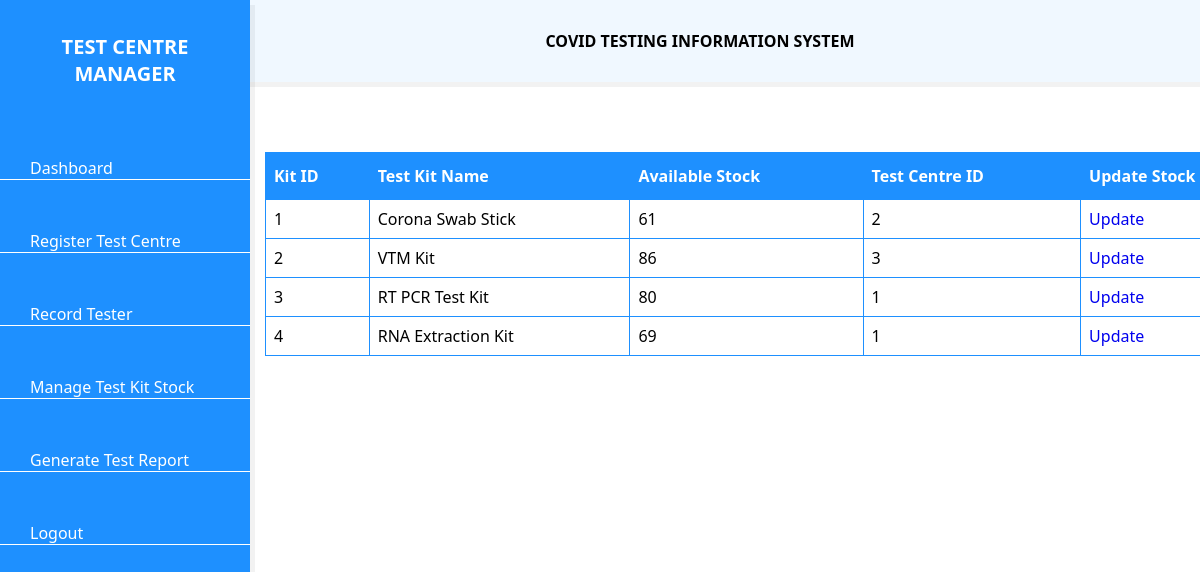
The app's page /TestKitData.php (signed in), older data.
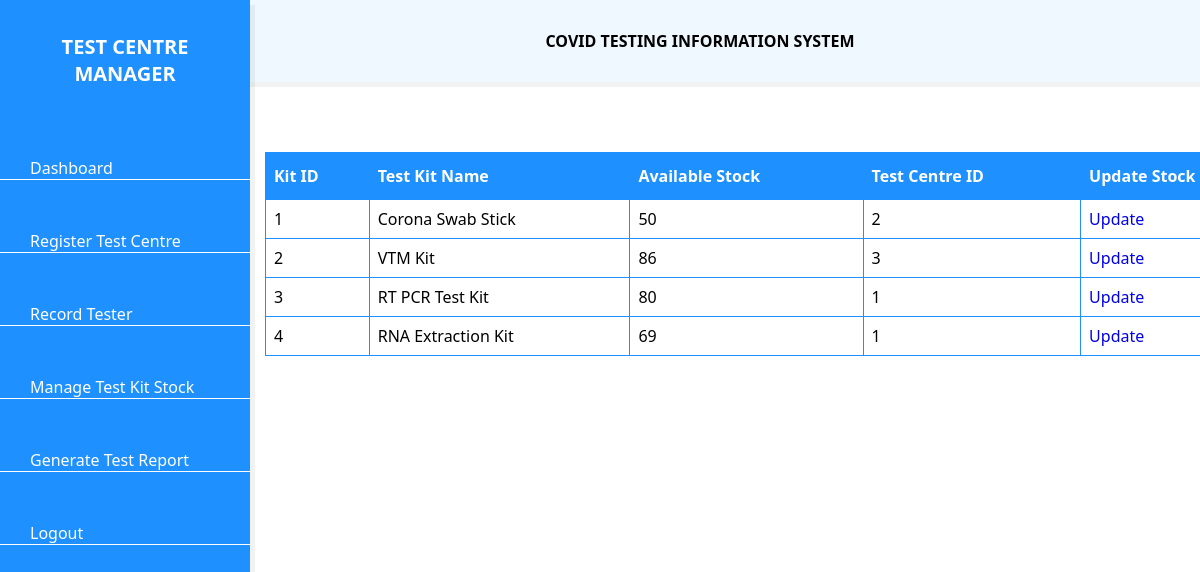
The same page, newer data.
### tables this page shows
CREATE TABLE `testkit` (
  `kitID` int(255) NOT NULL,
  `testName` varchar(255) NOT NULL,
  `availableStock` int(255) NOT NULL,
  `centreID` int(255) NOT NULL
);

### TestKitData.php (the view, shortened to what this page needs)
<?php
if (isset($_SESSION['username'])) {
?>
<!DOCTYPE html>
<html lang="en">
  <head>
    <link rel="stylesheet" href="dashboardcss/style.css" />
	<link rel="stylesheet" href="dataTables.bootstrap4.min.css" />
  </head>
  <body>
    <div class="sidebar">
      <h2>Test Centre Manager</h2>
      <ul class="nav">
        <li>
          <a href="dashboardManager.php">
            <span>Dashboard</span>
          </a>
        </li>
		<li>
          <a href="RegisterTestCentreForm.php">
            <span>Register Test Centre</span>
          </a>
        </li>
        <li>
          <a href="RecordTesterForm.php">
            <span>Record Tester</span>
          </a>
        </li>
        <li>
          <a href="ManageTestKitStockForm.php">
            <span>Manage Test Kit Stock</span>
          </a>
        </li>
        <li>
          <a href="ManagerGenerateTestReport.php">
            <span>Generate Test Report</span>
          </a>
        </li>
        <li>
          <a href="Logout.php">
            <span>Logout</span>
          </a>
        </li>
      </ul>
    </div>
    <div class="main">
      <b>COVID TESTING INFORMATION SYSTEM</b>
    </div>
	<?php include "db_conn.php";?>
	<div style="overflow-x: auto;">
		<table id="testKit">
			<thead>
				<tr>
					<th>Kit ID</th>
					<th>Test Kit Name</th>
					<th>Available Stock</th>
					<th>Test Centre ID</th>
					<th>Update Stock</th>
				</tr>
			</thead>
			<tbody>
				<?php
					$data = mysqli_query($conn, "SELECT * FROM testKit");
					while($show = mysqli_fetch_array($data)){
						echo "
						<tr>
							<td>$show[kitID]</td>
							<td>$show[testName]</td>
							<td>$show[availableStock]</td>
							<td>$show[centreID]</td>
							<td>
								<a href='UpdateTestKitStockForm.php?id=$show[kitID]'> Update </a>
							</td>
						</tr>";
					}
				?>
			</tbody>
		</table>
	</div>
  </body>
</html>
<?php
}

### dashboardcss/style.css (style rules this page uses)
* { margin: 0; padding: 0; text-decoration: none; }
body { box-sizing: border-box; font-family: 'Segoe UI', Tahoma, Geneva, Verdana, sans-serif; }
.sidebar { position: fixed; background: #1E90FF; box-shadow: 5px 5px rgba(0, 0, 0, 0.05); width: 250px; height: 100%; top: 0; left: 0; z-index: 1; }
.sidebar h2 { text-align: center; font-size: 20px; text-transform: uppercase; color: #ffffff; background: #1E90FF; padding: 20px; font-weight: bold; }
.sidebar ul li { border-bottom: 1px solid #ffffff; margin: 50px 0; }
.sidebar ul li a { color: #ffffff; padding: 0 30px; }
.main { text-align: center; background: #F0F8FF; box-shadow: 5px 5px rgba(0, 0, 0, 0.05); margin-left: 200px; padding: 30px; }
h2 { color: #FFFFFF; text-align: center; margin-bottom: 40px; }
h2 { margin-top: 5%; }
#testKit { border-collapse: collapse; width: 85.3%; margin-left: 265px; margin-top: 70px; }
#testKit td, #testKit th { border: 1px solid #1E90FF; padding: 8px; }
#testKit th { padding-top: 12px; padding-bottom: 12px; text-align: left; background-color: #1E90FF; color: white; }

Row changes from the older to the newer data that the page shows:
changed testkit "Corona Swab Stick": availableStock "61" → "50"
